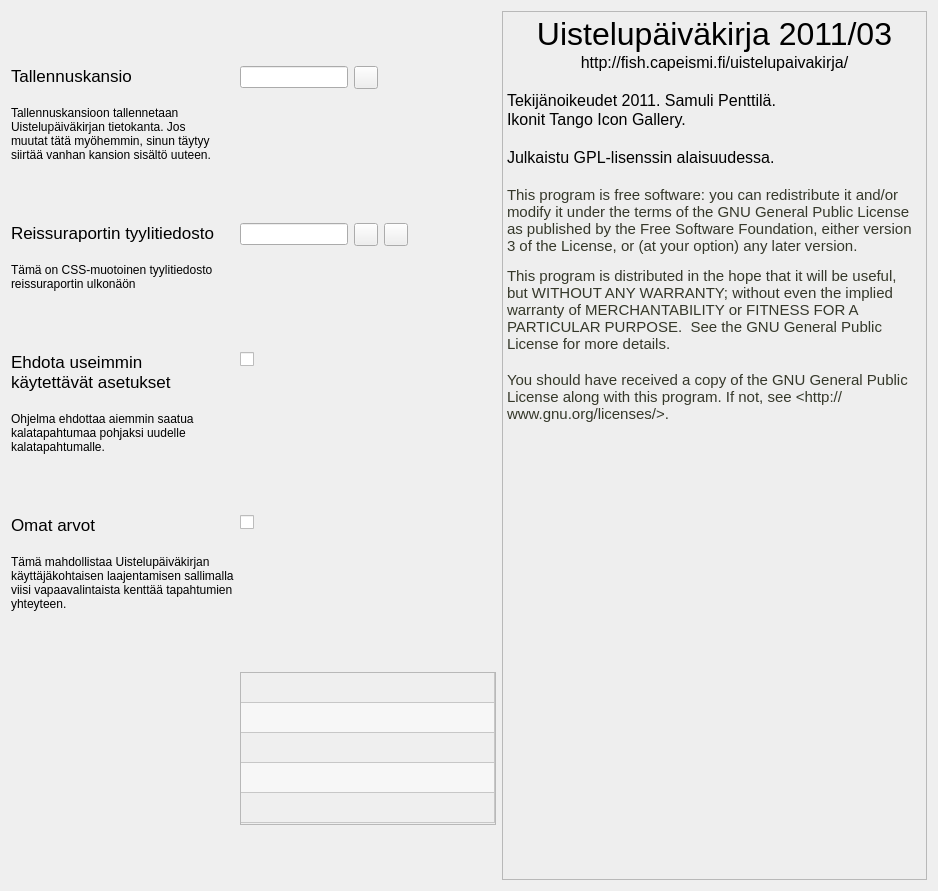
<?xml version="1.0" encoding="UTF-8"?>
<ui version="4.0">
 <class>SettingsForm</class>
 <widget class="QWidget" name="SettingsForm">
  <property name="geometry">
   <rect>
    <x>0</x>
    <y>0</y>
    <width>938</width>
    <height>891</height>
   </rect>
  </property>
  <property name="windowTitle">
   <string>Form</string>
  </property>
  <layout class="QHBoxLayout" name="horizontalLayout_2">
   <item>
    <layout class="QFormLayout" name="formLayout">
     <property name="fieldGrowthPolicy">
      <enum>QFormLayout::FieldsStayAtSizeHint</enum>
     </property>
     <property name="labelAlignment">
      <set>Qt::AlignLeading|Qt::AlignLeft|Qt::AlignTop</set>
     </property>
     <property name="formAlignment">
      <set>Qt::AlignLeading|Qt::AlignLeft|Qt::AlignTop</set>
     </property>
     <item row="0" column="0">
      <widget class="QLabel" name="label">
       <property name="text">
        <string>&lt;!DOCTYPE HTML PUBLIC &quot;-//W3C//DTD HTML 4.0//EN&quot; &quot;http://www.w3.org/TR/REC-html40/strict.dtd&quot;&gt;
&lt;html&gt;&lt;head&gt;&lt;meta name=&quot;qrichtext&quot; content=&quot;1&quot; /&gt;&lt;style type=&quot;text/css&quot;&gt;
p, li { white-space: pre-wrap; }
&lt;/style&gt;&lt;/head&gt;&lt;body style=&quot; font-family:'Lucida Grande'; font-size:13pt; font-weight:400; font-style:normal;&quot;&gt;
&lt;p style=&quot; margin-top:0px; margin-bottom:0px; margin-left:0px; margin-right:0px; -qt-block-indent:0; text-indent:0px;&quot;&gt;Tallennuskansio&lt;/p&gt;
&lt;p style=&quot;-qt-paragraph-type:empty; margin-top:0px; margin-bottom:0px; margin-left:0px; margin-right:0px; -qt-block-indent:0; text-indent:0px;&quot;&gt;&lt;/p&gt;
&lt;p style=&quot; margin-top:0px; margin-bottom:0px; margin-left:0px; margin-right:0px; -qt-block-indent:0; text-indent:0px;&quot;&gt;&lt;span style=&quot; font-size:9pt;&quot;&gt;Tallennuskansioon tallennetaan Uistelupäiväkirjan tietokanta. Jos muutat tätä myöhemmin, sinun täytyy siirtää vanhan kansion sisältö uuteen.&lt;/span&gt;&lt;/p&gt;&lt;/body&gt;&lt;/html&gt;</string>
       </property>
       <property name="wordWrap">
        <bool>true</bool>
       </property>
      </widget>
     </item>
     <item row="0" column="1">
      <layout class="QHBoxLayout" name="horizontalLayout">
       <item>
        <widget class="QLineEdit" name="lineEditDataFolder">
         <property name="readOnly">
          <bool>true</bool>
         </property>
        </widget>
       </item>
       <item>
        <widget class="QToolButton" name="openSaveFolder">
         <property name="text">
          <string/>
         </property>
         <property name="icon">
          <iconset resource="resources.qrc">
           <normaloff>:/res/folder-open.png</normaloff>:/res/folder-open.png</iconset>
         </property>
        </widget>
       </item>
      </layout>
     </item>
     <item row="3" column="0">
      <widget class="QLabel" name="label_2">
       <property name="text">
        <string>&lt;!DOCTYPE HTML PUBLIC &quot;-//W3C//DTD HTML 4.0//EN&quot; &quot;http://www.w3.org/TR/REC-html40/strict.dtd&quot;&gt;
&lt;html&gt;&lt;head&gt;&lt;meta name=&quot;qrichtext&quot; content=&quot;1&quot; /&gt;&lt;style type=&quot;text/css&quot;&gt;
p, li { white-space: pre-wrap; }
&lt;/style&gt;&lt;/head&gt;&lt;body style=&quot; font-family:'Lucida Grande'; font-size:13pt; font-weight:400; font-style:normal;&quot;&gt;
&lt;p style=&quot; margin-top:0px; margin-bottom:0px; margin-left:0px; margin-right:0px; -qt-block-indent:0; text-indent:0px;&quot;&gt;Ehdota useimmin käytettävät asetukset&lt;/p&gt;
&lt;p style=&quot;-qt-paragraph-type:empty; margin-top:0px; margin-bottom:0px; margin-left:0px; margin-right:0px; -qt-block-indent:0; text-indent:0px;&quot;&gt;&lt;/p&gt;
&lt;p style=&quot; margin-top:0px; margin-bottom:0px; margin-left:0px; margin-right:0px; -qt-block-indent:0; text-indent:0px;&quot;&gt;&lt;span style=&quot; font-size:9pt;&quot;&gt;Ohjelma ehdottaa aiemmin saatua kalatapahtumaa pohjaksi uudelle kalatapahtumalle.&lt;/span&gt;&lt;/p&gt;&lt;/body&gt;&lt;/html&gt;</string>
       </property>
       <property name="wordWrap">
        <bool>true</bool>
       </property>
      </widget>
     </item>
     <item row="3" column="1">
      <widget class="QCheckBox" name="checkBoxUseSuggestions">
       <property name="text">
        <string/>
       </property>
      </widget>
     </item>
     <item row="1" column="0">
      <widget class="QLabel" name="label_3">
       <property name="text">
        <string>&lt;!DOCTYPE HTML PUBLIC &quot;-//W3C//DTD HTML 4.0//EN&quot; &quot;http://www.w3.org/TR/REC-html40/strict.dtd&quot;&gt;
&lt;html&gt;&lt;head&gt;&lt;meta name=&quot;qrichtext&quot; content=&quot;1&quot; /&gt;&lt;style type=&quot;text/css&quot;&gt;
p, li { white-space: pre-wrap; }
&lt;/style&gt;&lt;/head&gt;&lt;body style=&quot; font-family:'Lucida Grande'; font-size:13pt; font-weight:400; font-style:normal;&quot;&gt;
&lt;p style=&quot; margin-top:0px; margin-bottom:0px; margin-left:0px; margin-right:0px; -qt-block-indent:0; text-indent:0px;&quot;&gt;Reissuraportin tyylitiedosto&lt;/p&gt;
&lt;p style=&quot;-qt-paragraph-type:empty; margin-top:0px; margin-bottom:0px; margin-left:0px; margin-right:0px; -qt-block-indent:0; text-indent:0px;&quot;&gt;&lt;/p&gt;
&lt;p style=&quot; margin-top:0px; margin-bottom:0px; margin-left:0px; margin-right:0px; -qt-block-indent:0; text-indent:0px;&quot;&gt;&lt;span style=&quot; font-size:9pt;&quot;&gt;Tämä on CSS-muotoinen tyylitiedosto reissuraportin ulkonäön muokkaamiseksi.&lt;/span&gt;&lt;/p&gt;&lt;/body&gt;&lt;/html&gt;</string>
       </property>
       <property name="wordWrap">
        <bool>true</bool>
       </property>
      </widget>
     </item>
     <item row="1" column="1">
      <layout class="QHBoxLayout" name="horizontalLayout_3">
       <item>
        <widget class="QLineEdit" name="lineEditCSS">
         <property name="readOnly">
          <bool>true</bool>
         </property>
        </widget>
       </item>
       <item>
        <widget class="QToolButton" name="openCSSFile">
         <property name="text">
          <string/>
         </property>
         <property name="icon">
          <iconset resource="resources.qrc">
           <normaloff>:/res/folder-open.png</normaloff>:/res/folder-open.png</iconset>
         </property>
        </widget>
       </item>
       <item>
        <widget class="QToolButton" name="clearCSS">
         <property name="text">
          <string/>
         </property>
         <property name="icon">
          <iconset resource="resources.qrc">
           <normaloff>:/res/edit-clear.png</normaloff>:/res/edit-clear.png</iconset>
         </property>
        </widget>
       </item>
      </layout>
     </item>
     <item row="4" column="0">
      <widget class="QLabel" name="label_4">
       <property name="text">
        <string>&lt;!DOCTYPE HTML PUBLIC &quot;-//W3C//DTD HTML 4.0//EN&quot; &quot;http://www.w3.org/TR/REC-html40/strict.dtd&quot;&gt;
&lt;html&gt;&lt;head&gt;&lt;meta name=&quot;qrichtext&quot; content=&quot;1&quot; /&gt;&lt;style type=&quot;text/css&quot;&gt;
p, li { white-space: pre-wrap; }
&lt;/style&gt;&lt;/head&gt;&lt;body style=&quot; font-family:'Lucida Grande'; font-size:13pt; font-weight:400; font-style:normal;&quot;&gt;
&lt;p style=&quot; margin-top:0px; margin-bottom:0px; margin-left:0px; margin-right:0px; -qt-block-indent:0; text-indent:0px;&quot;&gt;Omat arvot&lt;/p&gt;
&lt;p style=&quot;-qt-paragraph-type:empty; margin-top:0px; margin-bottom:0px; margin-left:0px; margin-right:0px; -qt-block-indent:0; text-indent:0px;&quot;&gt;&lt;/p&gt;
&lt;p style=&quot; margin-top:0px; margin-bottom:0px; margin-left:0px; margin-right:0px; -qt-block-indent:0; text-indent:0px;&quot;&gt;&lt;span style=&quot; font-size:9pt;&quot;&gt;Tämä mahdollistaa Uistelupäiväkirjan käyttäjäkohtaisen laajentamisen sallimalla viisi vapaavalintaista kenttää tapahtumien yhteyteen.&lt;/span&gt;&lt;/p&gt;&lt;/body&gt;&lt;/html&gt;</string>
       </property>
       <property name="wordWrap">
        <bool>true</bool>
       </property>
      </widget>
     </item>
     <item row="5" column="1">
      <widget class="QTableWidget" name="customFields">
       <property name="enabled">
        <bool>false</bool>
       </property>
       <property name="minimumSize">
        <size>
         <width>0</width>
         <height>150</height>
        </size>
       </property>
       <property name="maximumSize">
        <size>
         <width>16777215</width>
         <height>153</height>
        </size>
       </property>
       <property name="alternatingRowColors">
        <bool>true</bool>
       </property>
       <property name="rowCount">
        <number>5</number>
       </property>
       <property name="columnCount">
        <number>1</number>
       </property>
       <attribute name="horizontalHeaderVisible">
        <bool>false</bool>
       </attribute>
       <attribute name="horizontalHeaderStretchLastSection">
        <bool>true</bool>
       </attribute>
       <attribute name="verticalHeaderVisible">
        <bool>false</bool>
       </attribute>
       <attribute name="verticalHeaderStretchLastSection">
        <bool>false</bool>
       </attribute>
       <row/>
       <row/>
       <row/>
       <row/>
       <row/>
       <column/>
      </widget>
     </item>
     <item row="4" column="1">
      <widget class="QCheckBox" name="checkBoxUseCustomFields">
       <property name="text">
        <string/>
       </property>
      </widget>
     </item>
    </layout>
   </item>
   <item>
    <widget class="QTextBrowser" name="textBrowser">
     <property name="styleSheet">
      <string notr="true">background: rgb(238, 238, 238)</string>
     </property>
     <property name="html">
      <string>&lt;!DOCTYPE HTML PUBLIC &quot;-//W3C//DTD HTML 4.0//EN&quot; &quot;http://www.w3.org/TR/REC-html40/strict.dtd&quot;&gt;
&lt;html&gt;&lt;head&gt;&lt;meta name=&quot;qrichtext&quot; content=&quot;1&quot; /&gt;&lt;style type=&quot;text/css&quot;&gt;
p, li { white-space: pre-wrap; }
&lt;/style&gt;&lt;/head&gt;&lt;body style=&quot; font-family:'Lucida Grande'; font-size:13pt; font-weight:400; font-style:normal;&quot;&gt;
&lt;p align=&quot;center&quot; style=&quot; margin-top:0px; margin-bottom:0px; margin-left:0px; margin-right:0px; -qt-block-indent:0; text-indent:0px;&quot;&gt;&lt;img src=&quot;:/res/mainlogo64.png&quot; /&gt;&lt;/p&gt;
&lt;p align=&quot;center&quot; style=&quot; margin-top:0px; margin-bottom:0px; margin-left:0px; margin-right:0px; -qt-block-indent:0; text-indent:0px;&quot;&gt;&lt;span style=&quot; font-size:24pt;&quot;&gt;Uistelupäiväkirja 2011/03&lt;/span&gt;&lt;/p&gt;
&lt;p align=&quot;center&quot; style=&quot; margin-top:0px; margin-bottom:0px; margin-left:0px; margin-right:0px; -qt-block-indent:0; text-indent:0px;&quot;&gt;&lt;span style=&quot; font-size:12pt;&quot;&gt;http://fish.capeismi.fi/uistelupaivakirja/&lt;/span&gt;&lt;/p&gt;
&lt;p style=&quot;-qt-paragraph-type:empty; margin-top:0px; margin-bottom:0px; margin-left:0px; margin-right:0px; -qt-block-indent:0; text-indent:0px; font-size:12pt;&quot;&gt;&lt;/p&gt;
&lt;p style=&quot; margin-top:0px; margin-bottom:0px; margin-left:0px; margin-right:0px; -qt-block-indent:0; text-indent:0px;&quot;&gt;&lt;span style=&quot; font-size:12pt;&quot;&gt;Tekijänoikeudet 2011. Samuli Penttilä. &lt;/span&gt;&lt;/p&gt;
&lt;p style=&quot; margin-top:0px; margin-bottom:0px; margin-left:0px; margin-right:0px; -qt-block-indent:0; text-indent:0px;&quot;&gt;&lt;span style=&quot; font-size:12pt;&quot;&gt;Ikonit Tango Icon Gallery.&lt;/span&gt;&lt;/p&gt;
&lt;p style=&quot;-qt-paragraph-type:empty; margin-top:0px; margin-bottom:0px; margin-left:0px; margin-right:0px; -qt-block-indent:0; text-indent:0px; font-size:12pt;&quot;&gt;&lt;/p&gt;
&lt;p style=&quot; margin-top:0px; margin-bottom:0px; margin-left:0px; margin-right:0px; -qt-block-indent:0; text-indent:0px;&quot;&gt;&lt;span style=&quot; font-size:12pt;&quot;&gt;Julkaistu GPL-lisenssin alaisuudessa. &lt;/span&gt;&lt;/p&gt;
&lt;p style=&quot;-qt-paragraph-type:empty; margin-top:0px; margin-bottom:0px; margin-left:0px; margin-right:0px; -qt-block-indent:0; text-indent:0px; font-size:12pt;&quot;&gt;&lt;/p&gt;
&lt;p style=&quot; margin-top:0px; margin-bottom:12px; margin-left:0px; margin-right:0px; -qt-block-indent:0; text-indent:0px;&quot;&gt;&lt;span style=&quot; font-family:'monospace'; font-size:11pt; color:#35382a;&quot;&gt;This program is free software: you can redistribute it and/or modify it under the terms of the GNU General Public License as published by the Free Software Foundation, either version 3 of the License, or (at your option) any later version.&lt;/span&gt;&lt;/p&gt;
&lt;p style=&quot; margin-top:0px; margin-bottom:0px; margin-left:0px; margin-right:0px; -qt-block-indent:0; text-indent:0px;&quot;&gt;&lt;span style=&quot; font-family:'monospace'; font-size:11pt; color:#35382a;&quot;&gt;This program is distributed in the hope that it will be useful, but WITHOUT ANY WARRANTY; without even the implied warranty of MERCHANTABILITY or FITNESS FOR A PARTICULAR PURPOSE.  See the GNU General Public License for more details.&lt;/span&gt;&lt;/p&gt;
&lt;p style=&quot;-qt-paragraph-type:empty; margin-top:0px; margin-bottom:0px; margin-left:0px; margin-right:0px; -qt-block-indent:0; text-indent:0px; font-family:'monospace'; font-size:11pt; color:#35382a;&quot;&gt;&lt;/p&gt;
&lt;p style=&quot; margin-top:0px; margin-bottom:0px; margin-left:0px; margin-right:0px; -qt-block-indent:0; text-indent:0px;&quot;&gt;&lt;span style=&quot; font-family:'monospace'; font-size:11pt; color:#35382a;&quot;&gt;You should have received a copy of the GNU General Public License along with this program. If not, see &amp;lt;http://www.gnu.org/licenses/&amp;gt;.&lt;/span&gt;&lt;/p&gt;&lt;/body&gt;&lt;/html&gt;</string>
     </property>
    </widget>
   </item>
  </layout>
 </widget>
 <resources>
  <include location="resources.qrc"/>
 </resources>
 <connections/>
</ui>
